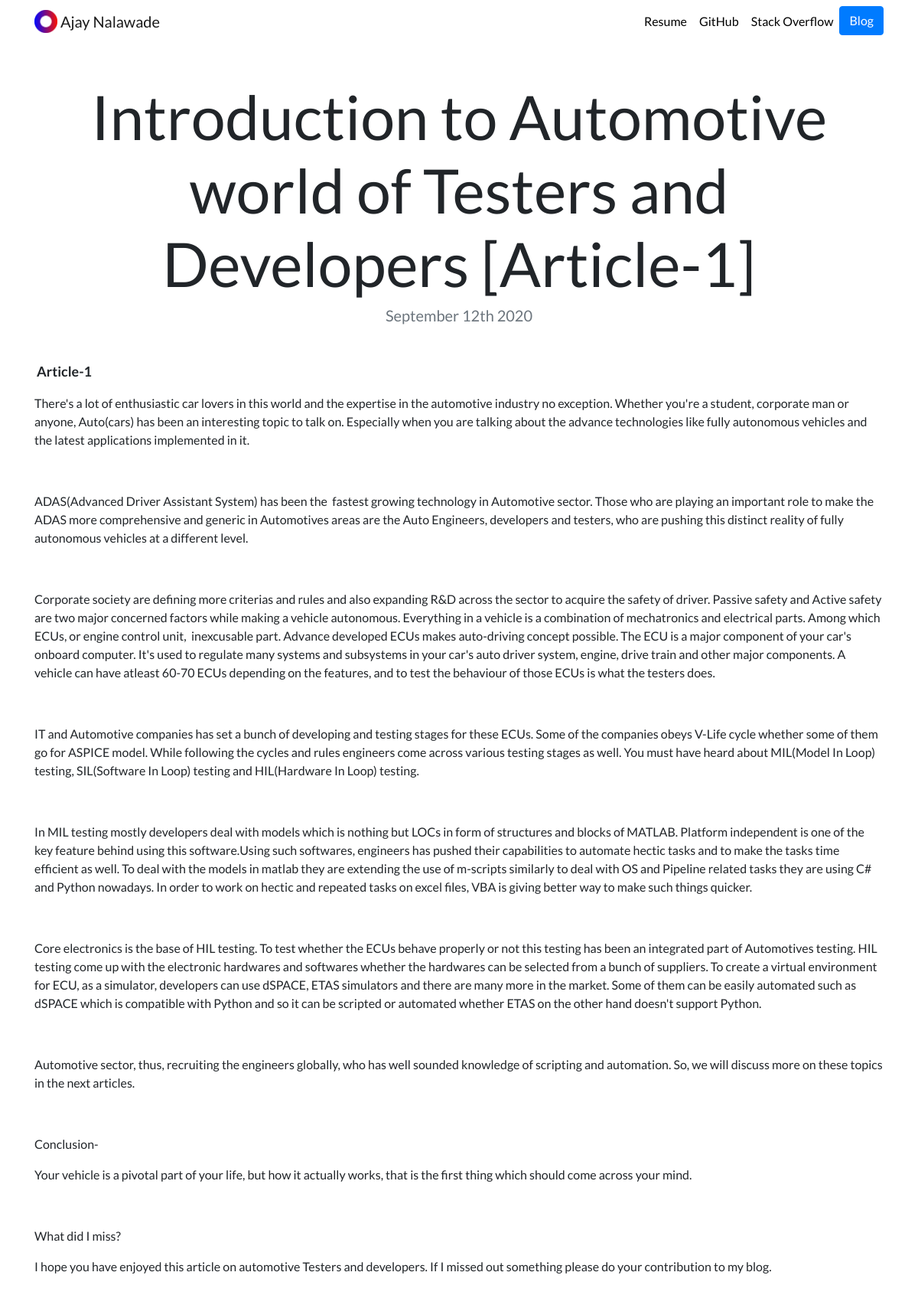
The app's page /blog/4/ with its own data.
### blog/models.py (models this page shows, shortened)
class Blogs(models.Model):
	title=models.CharField(max_length=200)
	description=models.TextField()
	date=models.DateField()

### blog/views.py (the view)
# urls.py: path('<int:blog_id>/', views.detail, name='detail'),
def detail(request, blog_id):
	blog=get_object_or_404(Blogs, pk=blog_id)
	return render(request,'blog/detail.html', {'blog': blog})

### blog/templates/blog/detail.html
{% extends 'portfolio/base.html' %}
{% load static %}
{% block content %}
<h1 class="text-center mt-5" id="blogdetailtitle">{{ blog.title }}</h1>
<h5 class="text-center text-muted mb-5">{{ blog.date|date:'F jS Y' }}</h5>
{{ blog.description|safe }}
{% endblock %}

### portfolio/static/portfolio/custom.css (style rules this page uses)
body { font-family: 'Lato', sans-serif; }
@media (min-width: 992px) { #blogdetailtitle { font-size: 5rem; } }

### records on screen
Blogs: title "Introduction to Automotive world of Testers and Developers [Article-1]", date "September 12th 2020", description "Article-1 There's a lot of enthusiastic car lovers in this world and the expertise in the automotive industry no exception. Whether you're a student, corporate man or anyone, Auto(cars) has been an interesting topic to talk on. Especially when you are talking about the advance technologies like fully autonomous vehicles and the latest applications implemented in it. ADAS(Advanced Driver Assistant System) has been the fastest growing technology in Automotive sector. Those who are playing an important role to make the ADAS more comprehensive and generic in Automotives areas are the Auto Engineers, developers and testers, who are pushing this distinct reality of fully autonomous vehicles at a…"
